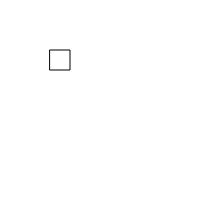
Frame 1 (no input)
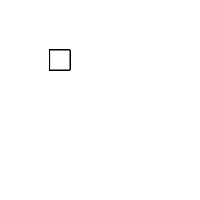
Frame 60 (no input)
Frame 120 (the mouse pressed at the canvas centre since frame 60): identical to frame 60, image omitted

The p5.js sketch that drew these frames (run headless with seeded random() and noise() and a simulated clock; from frame 60 on, the mouse is pressed at the canvas centre):

// p5.js sketch
// ── sketch.js
function setup() {
  createCanvas(200,200);
}

function draw() {
  rect(50,50,20,20);
}
